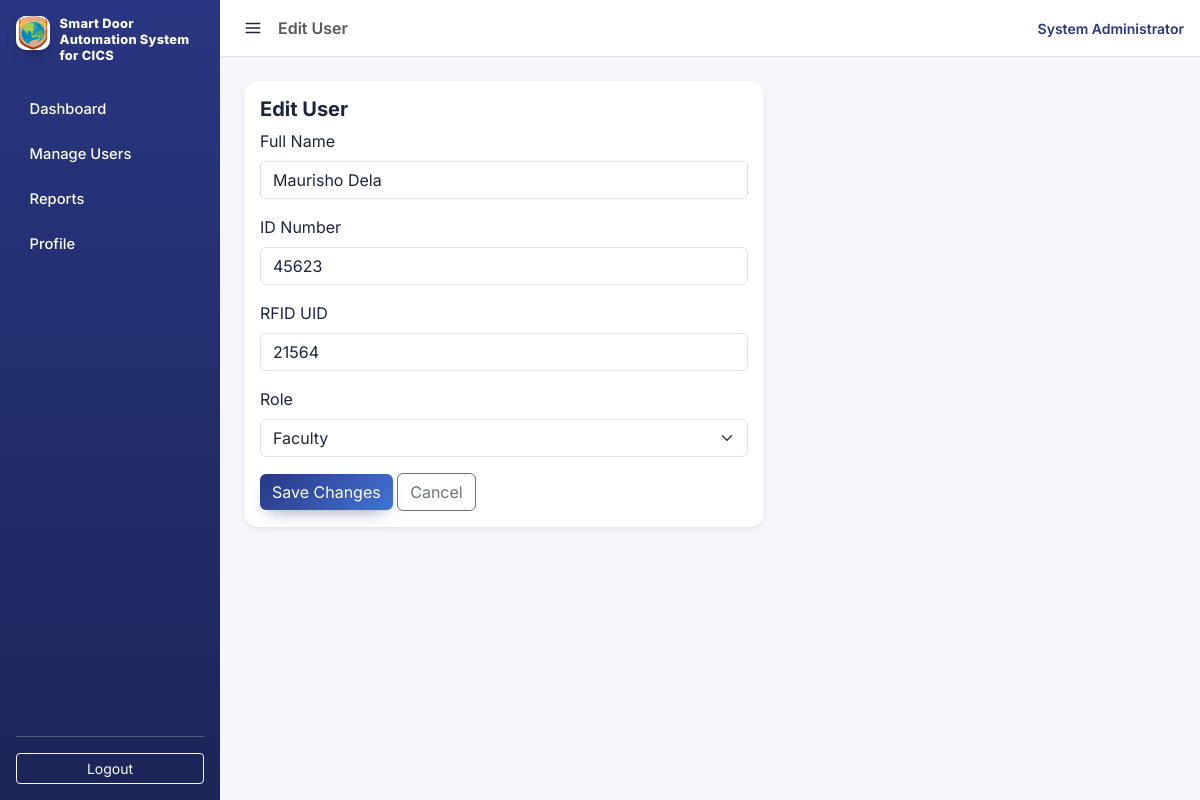
Screenshot of /public/users/edit.php?id=9 (signed in) with the database file from the repository.
### tables this page shows
CREATE TABLE `users` (
  `id` int(11) NOT NULL,
  `full_name` varchar(100) NOT NULL,
  `id_number` varchar(50) NOT NULL,
  `rfid_uid` varchar(50) NOT NULL,
  `role` enum('student','faculty','staff') NOT NULL DEFAULT 'student',
  `status` enum('active','inactive') NOT NULL DEFAULT 'active',
  `created_at` datetime NOT NULL DEFAULT current_timestamp()
);

### app/core/Database.php (called while the page is built, shortened)
<?php
class Database
{
    private static ?PDO $connection = null;
    public static function getConnection(): PDO
    {
        if (self::$connection === null) {
            $dsn = 'mysql:host=' . DB_HOST . ';dbname=' . DB_NAME . ';charset=utf8mb4';
            self::$connection = new PDO($dsn, DB_USER, DB_PASS, [
                PDO::ATTR_ERRMODE => PDO::ERRMODE_EXCEPTION,
                PDO::ATTR_DEFAULT_FETCH_MODE => PDO::FETCH_ASSOC,
            ]);
        }
        return self::$connection;
    }
}

### app/models/User.php (called while the page is built, shortened)
<?php
require_once __DIR__ . '/../core/Database.php';
class User
{
    public static function findById(int $id): ?array
    {
        $stmt = Database::getConnection()->prepare(
            'SELECT * FROM users WHERE id = ? LIMIT 1'
        );
        $stmt->execute([$id]);
        $user = $stmt->fetch();
        return $user ?: null;
    }
}

### public/users/edit.php (the view, shortened to what this page needs)
<?php
require_once __DIR__ . '/../../app/models/User.php';
$id = (int) ($_GET['id'] ?? $_POST['id'] ?? 0);
$user = User::findById($id);
include __DIR__ . '/../partials/header.php';
?>
<div class="card shadow-sm" style="max-width: 520px;">
    <div class="card-body">
        <h5 class="card-title">Edit User</h5>
        <form method="post" action="edit.php">
            <div class="mb-3">
                <label class="form-label" for="full_name">Full Name</label>
                <input type="text" class="form-control" id="full_name" name="full_name" value="<?= htmlspecialchars($user['full_name']) ?>" required autofocus>
            </div>
            <div class="mb-3">
                <label class="form-label" for="id_number">ID Number</label>
                <input type="text" class="form-control" id="id_number" name="id_number" value="<?= htmlspecialchars($user['id_number']) ?>" required>
            </div>
            <div class="mb-3">
                <label class="form-label" for="rfid_uid">RFID UID</label>
                <input type="text" class="form-control" id="rfid_uid" name="rfid_uid" value="<?= htmlspecialchars($user['rfid_uid']) ?>" required>
            </div>
            <div class="mb-3">
                <label class="form-label" for="role">Role</label>
                <select class="form-select" id="role" name="role">
                    <option value="faculty" <?= $user['role'] === 'faculty' ? 'selected' : '' ?>>Faculty</option>
                </select>
            </div>
            <button type="submit" class="btn btn-primary">Save Changes</button>
            <a href="index.php" class="btn btn-outline-secondary">Cancel</a>
        </form>
    </div>
</div>
<?php include __DIR__ . '/../partials/footer.php'; ?>

### public/assets/css/app.css (style rules this page uses)
:root { --app-navy: #293681; --app-blue: #4274d9; --app-sky: #95ccdd; --app-mint: #d0e7e6; --app-ink: #1c2440; --app-muted: #7480a3; --app-bg: #f4f6fb; --bs-primary: var(--app-blue); --bs-primary-rgb: 66, 116, 217; --bs-body-font-family: 'Inter', system-ui, -apple-system, sans-serif; --bs-body-color: var(--app-ink); }
body { background: var(--app-bg); font-family: 'Inter', system-ui, -apple-system, sans-serif; }
.card { border: none; border-radius: 14px; }
.card-title { color: var(--app-ink); font-weight: 700; }
.btn-primary { background: linear-gradient(135deg, var(--app-navy), var(--app-blue)); border: none; box-shadow: 0 8px 16px -8px rgba(41, 54, 129, 0.55); }
a { color: var(--app-blue); }

### rows the page displays
users: full_name "Maurisho Dela", id_number "45623", rfid_uid "21564", role "Faculty"

### other values shown
$label "Dashboard Manage Users Reports Profile"
$pageTitle "Edit User"
Auth::currentAdminName() "System Administrator"
